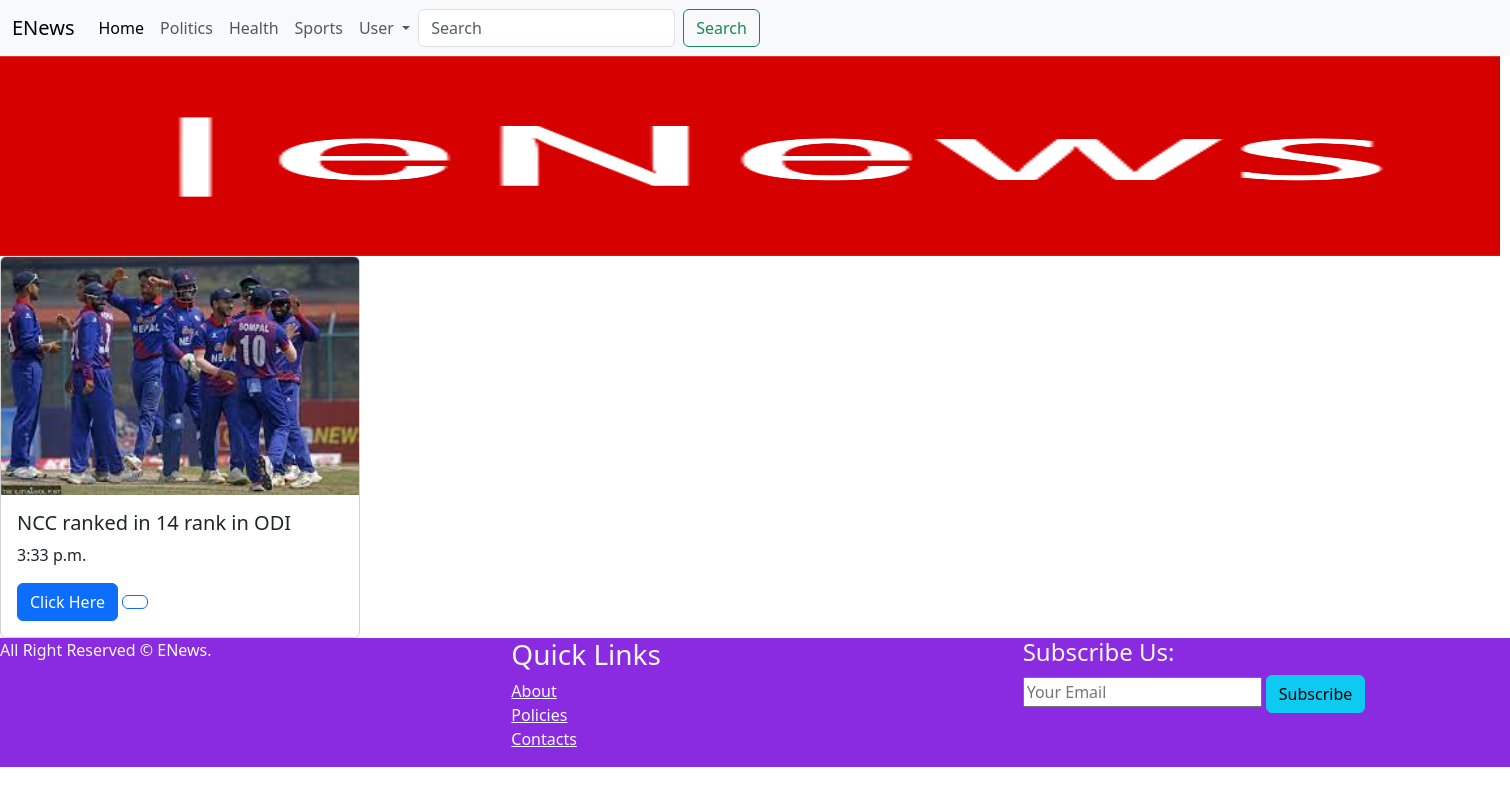
Page /sports/ on the earlier database version.
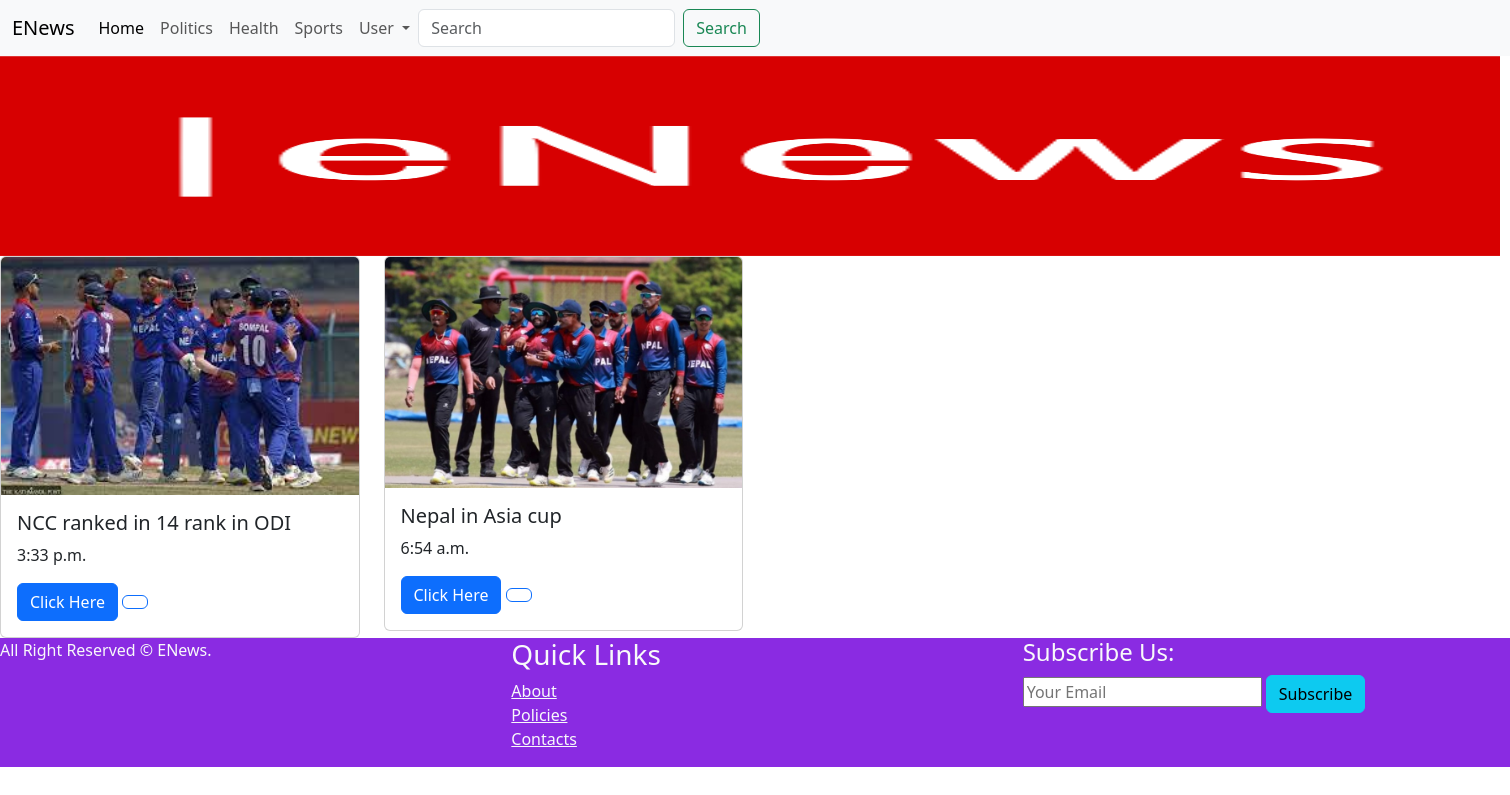
Same page on the later database version.
### sports/models.py (models this page shows, shortened)
class content(models.Model):
    name=models.CharField(max_length=255)
    time=models.TimeField()
    image=models.ImageField(upload_to='sports')
    class Meta:
        verbose_name='sports'

### sports/views.py (the view)
# urls.py: path('sports/',include('sports.urls'))
def sports(request):
    sports=content.objects.all()
    return render(request,'sports.html',{'sports':sports})

### templates/sports.html (shortened to what this page needs)
{% extends 'base.html' %}
{% load static %}
{% block content %}
<section class="row" id="latest">
  {% for h in sports %}
  <div class="col-lg-3 col-md-4">
    <div class="card">
      <img src="/media/{{h.image}}" class="card-img-top" alt="photo">
      <div class="card-body">
        <h5 class="card-title">{{h.name}}</h5>
        <p class="card-text">{{h.time}}</p>
        <a href="{{h.id}}" class="btn btn-primary">Click Here
        </a>
        <button class="btn btn-outline-primary like-btn" data-article-id="{{ article.id }}">
      </button>
      </div>
    </div>
  </div>
{% endfor %}
{% endblock  %}

Differences in the rows shown:
added content: image (picture), name "Nepal in Asia cup", time "6:54 a.m."
